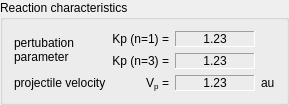
           <widget class="QGroupBox" name="gB_ReactionChar">
            <property name="title">
             <string>Reaction characteristics</string>
            </property>
            <layout class="QGridLayout" name="gridLayout_4">
             <item row="0" column="1">
              <widget class="QLabel" name="label1">
               <property name="text">
                <string>Kp (n=1) =</string>
               </property>
               <property name="alignment">
                <set>Qt::AlignRight|Qt::AlignTrailing|Qt::AlignVCenter</set>
               </property>
              </widget>
             </item>
             <item row="0" column="2">
              <widget class="QLabel" name="label_Kp1">
               <property name="minimumSize">
                <size>
                 <width>80</width>
                 <height>0</height>
                </size>
               </property>
               <property name="frameShape">
                <enum>QFrame::Panel</enum>
               </property>
               <property name="frameShadow">
                <enum>QFrame::Sunken</enum>
               </property>
               <property name="text">
                <string>1.23</string>
               </property>
               <property name="alignment">
                <set>Qt::AlignCenter</set>
               </property>
              </widget>
             </item>
             <item row="1" column="1">
              <widget class="QLabel" name="label_Kp_at_n">
               <property name="text">
                <string>Kp (n=3) =</string>
               </property>
               <property name="alignment">
                <set>Qt::AlignRight|Qt::AlignTrailing|Qt::AlignVCenter</set>
               </property>
              </widget>
             </item>
             <item row="1" column="2">
              <widget class="QLabel" name="label_Kpn">
               <property name="minimumSize">
                <size>
                 <width>80</width>
                 <height>0</height>
                </size>
               </property>
               <property name="frameShape">
                <enum>QFrame::Panel</enum>
               </property>
               <property name="frameShadow">
                <enum>QFrame::Sunken</enum>
               </property>
               <property name="text">
                <string>1.23</string>
               </property>
               <property name="alignment">
                <set>Qt::AlignCenter</set>
               </property>
              </widget>
             </item>
             <item row="2" column="0">
              <widget class="QLabel" name="label23">
               <property name="text">
                <string>projectile velocity</string>
               </property>
              </widget>
             </item>
             <item row="2" column="1">
              <widget class="QLabel" name="label_vps">
               <property name="text">
                <string>V&lt;sub&gt;p&lt;/sub&gt; =</string>
               </property>
               <property name="alignment">
                <set>Qt::AlignRight|Qt::AlignTrailing|Qt::AlignVCenter</set>
               </property>
              </widget>
             </item>
             <item row="2" column="2">
              <widget class="QLabel" name="label_Vp">
               <property name="minimumSize">
                <size>
                 <width>80</width>
                 <height>0</height>
                </size>
               </property>
               <property name="frameShape">
                <enum>QFrame::Panel</enum>
               </property>
               <property name="frameShadow">
                <enum>QFrame::Sunken</enum>
               </property>
               <property name="text">
                <string>1.23</string>
               </property>
               <property name="alignment">
                <set>Qt::AlignCenter</set>
               </property>
              </widget>
             </item>
             <item row="2" column="3">
              <widget class="QLabel" name="label_au">
               <property name="text">
                <string>au</string>
               </property>
              </widget>
             </item>
             <item row="0" column="0" rowspan="2">
              <widget class="QLabel" name="label20">
               <property name="text">
                <string>pertubation&lt;br&gt;parameter</string>
               </property>
              </widget>
             </item>
            </layout>
           </widget>
